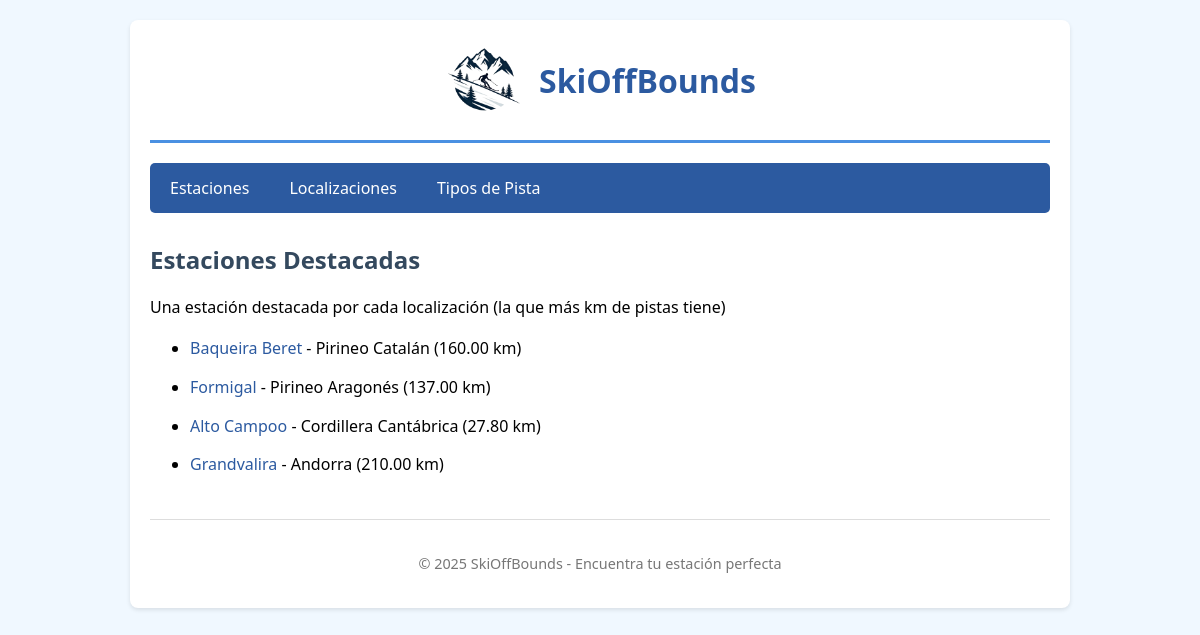
Page /app/ on the earlier database version.
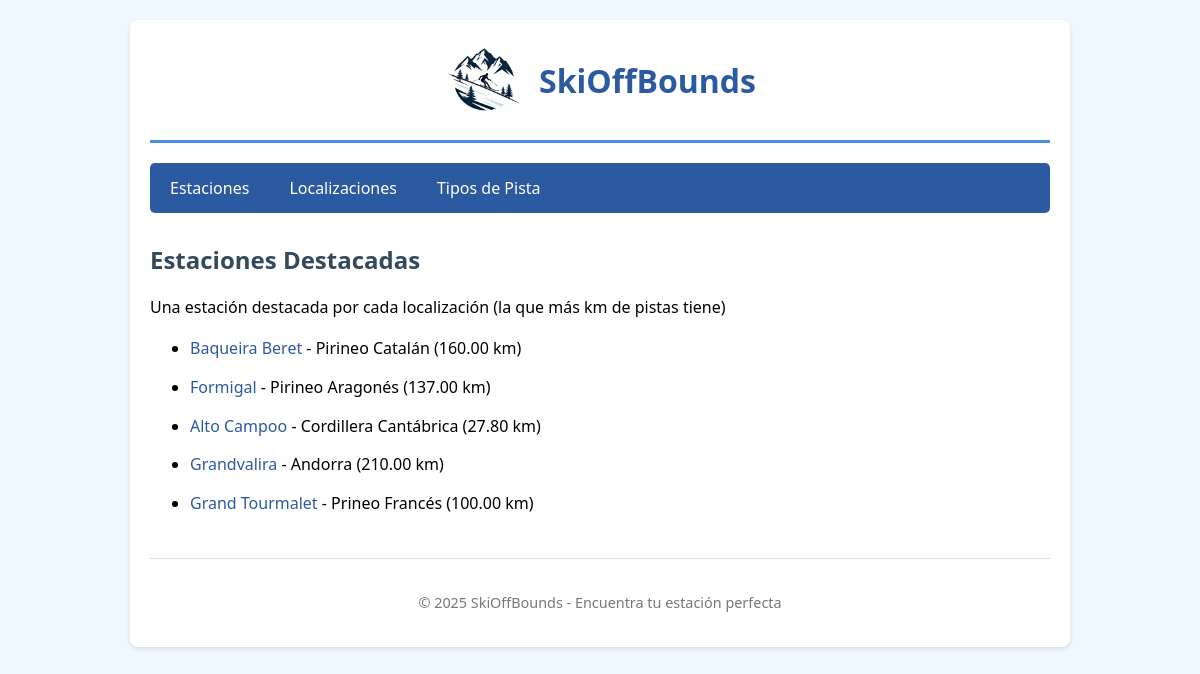
Same page on the later database version.
### app/models.py (models this page shows, shortened)
class Estacion(models.Model):
    localizacion = models.ForeignKey(
        Localizacion,
        on_delete=models.PROTECT,  # No permitir borrar localización si tiene estaciones
        related_name='estaciones',
        help_text="Región donde se encuentra la estación"
    )
    tipos_pista = models.ManyToManyField(
        TipoPista,
        through='PistaEstacion',  # Tabla intermedia para almacenar cantidad de pistas
        related_name='estaciones',
        help_text="Tipos de pistas disponibles"
    )
    nombre = models.CharField(
        max_length=100,
        unique=True,
        help_text="Ej: Baqueira Beret, Formigal"
    )
    descripcion = models.TextField(blank=True, null=True)
    latitud = models.DecimalField(
        max_digits=9,
        decimal_places=6,
        help_text="Latitud en formato decimal"
    )
    longitud = models.DecimalField(
        max_digits=9,
        decimal_places=6,
        help_text="Longitud en formato decimal"
    )
    km_pistas_totales = models.DecimalField(
        max_digits=6,
        decimal_places=2,
        validators=[MinValueValidator(0)],
        help_text="Kilómetros totales de pistas"
    )
    altitud_minima = models.IntegerField(
        validators=[MinValueValidator(0)],
        help_text="Altitud mínima en metros"
    )
    altitud_maxima = models.IntegerField(
        validators=[MinValueValidator(0)],
        help_text="Altitud máxima en metros"
    )
    numero_remontes = models.IntegerField(
        default=0,
        validators=[MinValueValidator(0)],
        help_text="Número total de remontes mecánicos"
    )
    telefono = models.CharField(max_length=20, blank=True, null=True)
    web = models.URLField(blank=True, null=True)
    imagen_portada = models.URLField(
        blank=True,
        null=True,
        help_text="URL de la imagen principal"
    )
    fecha_creacion = models.DateTimeField(auto_now_add=True)
    fecha_actualizacion = models.DateTimeField(auto_now=True)
    class Meta:
        verbose_name = "Estación"
        verbose_name_plural = "Estaciones"
        ordering = ['-km_pistas_totales']  # Ordenar por km de pista (mayor a menor)

class Localizacion(models.Model):
    nombre = models.CharField(
        max_length=100,
        help_text="Ej: Pirineo Catalán, Pirineo Aragonés, Cordillera Cantábrica"
    )
    descripcion = models.TextField(blank=True, null=True)
    latitud = models.DecimalField(
        max_digits=9,
        decimal_places=6,
        blank=True,
        null=True
    )
    longitud = models.DecimalField(
        max_digits=9,
        decimal_places=6,
        blank=True,
        null=True
    )
    class Meta:
        verbose_name_plural = "Localizaciones"

### app/views.py (the view)
# urls.py: path('', views.index_estaciones, name='index'),
def index_estaciones(request):
    localizaciones = Localizacion.objects.all()
    estaciones_destacadas = []
    for loc in localizaciones:
        estacion = loc.estaciones.order_by('-km_pistas_totales').first()
        if estacion:
            estaciones_destacadas.append(estacion)
    context = {'lista_estaciones': estaciones_destacadas}
    return render(request, 'index.html', context)

### app/templates/index.html (shortened to what this page needs)
{% extends "base.html" %}
{% block contenido %}
<h2>Estaciones Destacadas</h2>
<p>Una estación destacada por cada localización (la que más km de pistas tiene)</p>
{% if lista_estaciones %}
    <ul>
    {% for e in lista_estaciones %}
        <li>
            <a href="{% url 'skioffbounds:estacion_detalle' e.id %}">
                {{ e.nombre }}
            </a>
            - {{ e.localizacion.nombre }} ({{ e.km_pistas_totales }} km)
        </li>
    {% endfor %}
    </ul>
{% else %}
    <p>No hay estaciones creadas.</p>
{% endif %}
{% endblock %}

### app/templates/base.html (shortened to what this page needs)
<!DOCTYPE html>
<html lang="es">
<head>
    {% load static %}
    <link rel="stylesheet" href="{% static 'css/style.css' %}">
</head>
<body>
    <div id="content">
         <header>
            <a href="{% url 'skioffbounds:index' %}" class="logo-link">
                <img src="{% static 'assets/images/logoNoBg.png' %}" alt="SkiOffBounds Logo" class="logo">
                <h1>SkiOffBounds</h1>
            </a>
        </header>
        <nav>
            <ul>
                <li><a href="{% url 'skioffbounds:index' %}">Estaciones</a></li>
                <li><a href="{% url 'skioffbounds:localizaciones' %}">Localizaciones</a></li>
                <li><a href="{% url 'skioffbounds:tipos_pista' %}">Tipos de Pista</a></li>
            </ul>
        </nav>
        {% block contenido %}{% endblock %}
        <footer>
            <p>&copy; 2025 SkiOffBounds - Encuentra tu estación perfecta</p>
        </footer>
    </div>
</body>
</html>

### app/static/css/style.css (style rules this page uses)
body { font-family: 'Segoe UI', Tahoma, Geneva, Verdana, sans-serif; margin: 0; padding: 0; background-color: #f0f8ff; }
#content { max-width: 900px; margin: 20px auto; padding: 20px; background-color: white; border-radius: 8px; box-shadow: 0 2px 4px rgba(0,0,0,0.1); }
header { text-align: center; margin-bottom: 20px; padding-bottom: 20px; border-bottom: 3px solid #4a90e2; }
.logo-link { display: flex; align-items: center; justify-content: center; gap: 15px; text-decoration: none; }
.logo { width: 80px; height: 80px; object-fit: contain; transition: transform 0.3s ease; }
header h1 { color: #2c5aa0; margin: 0; border: none; padding: 0; }
h1 { color: #2c5aa0; border-bottom: 3px solid #4a90e2; padding-bottom: 10px; margin-bottom: 20px; }
h2 { color: #34495e; margin-top: 20px; }
nav ul { list-style-type: none; padding: 0; background-color: #2c5aa0; overflow: hidden; border-radius: 5px; margin-bottom: 30px; }
nav li { float: left; }
nav li a { display: block; color: white; text-align: center; padding: 14px 20px; text-decoration: none; transition: background-color 0.3s; }
#content > ul li { margin: 10px 0; line-height: 1.8; }
a { color: #2c5aa0; text-decoration: none; transition: color 0.3s; }
footer { margin-top: 40px; padding-top: 20px; border-top: 1px solid #ddd; text-align: center; color: #777; font-size: 0.9em; }

Differences in the rows shown:
added Estacion: nombre "Grand Tourmalet", localizacion.nombre "Prineo Francés", km_pistas_totales "100.00"
